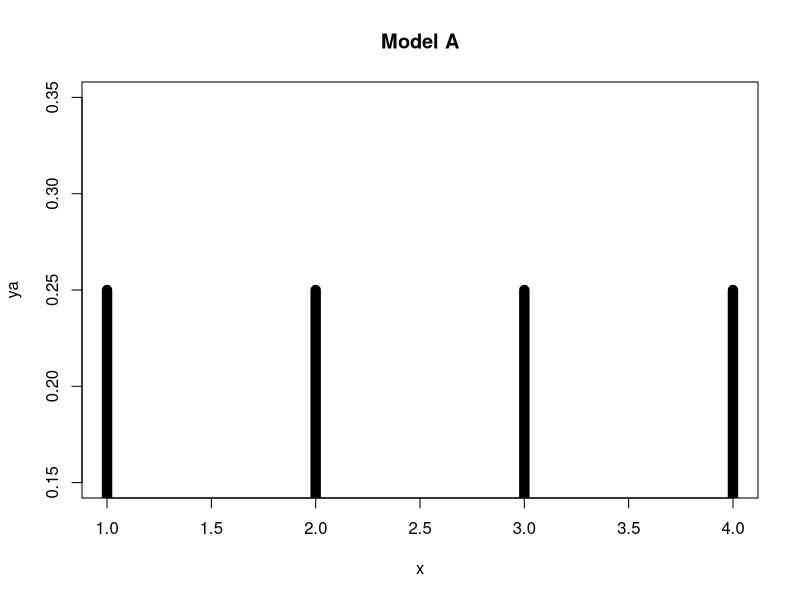
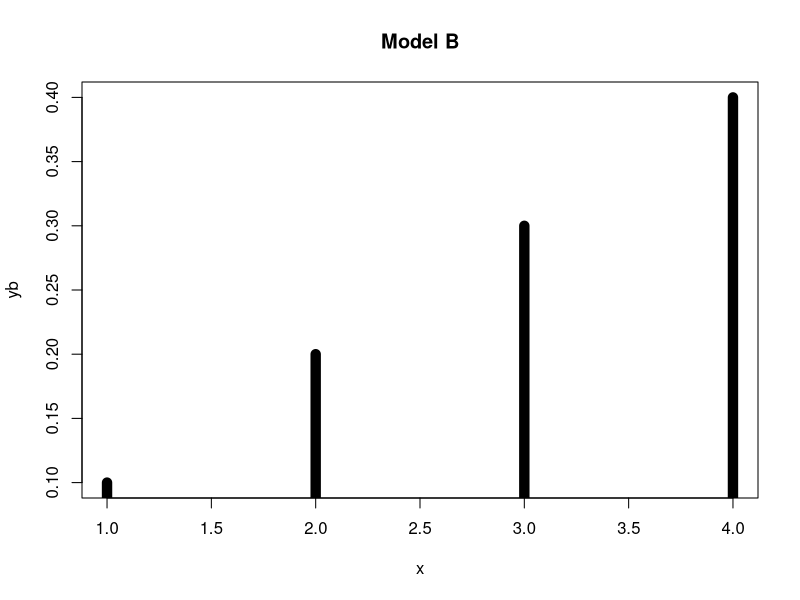
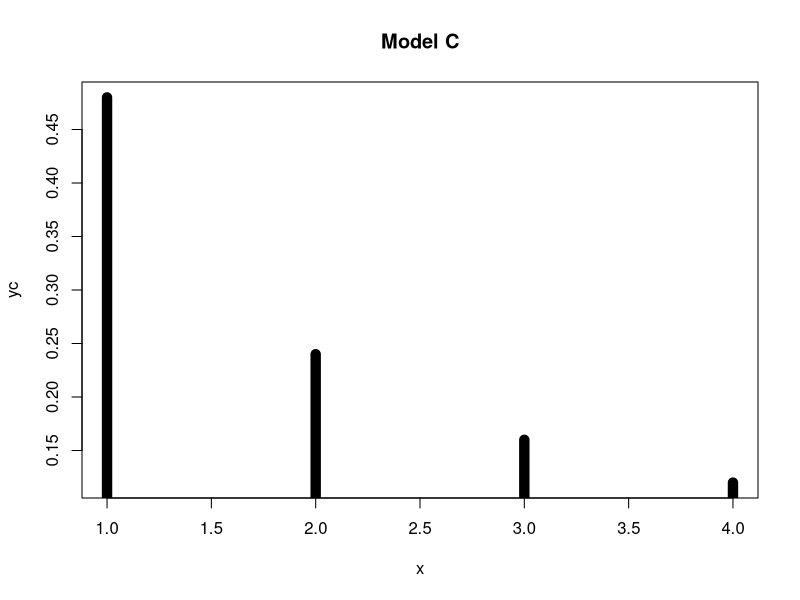
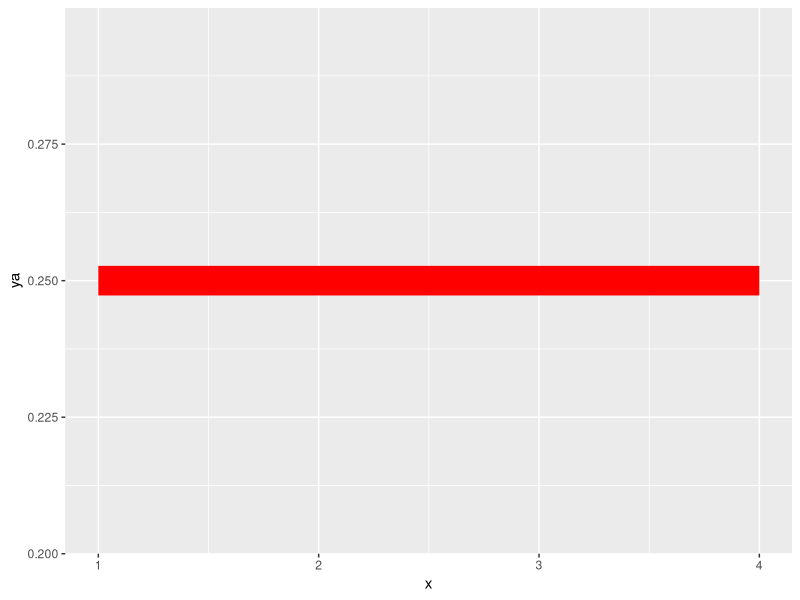
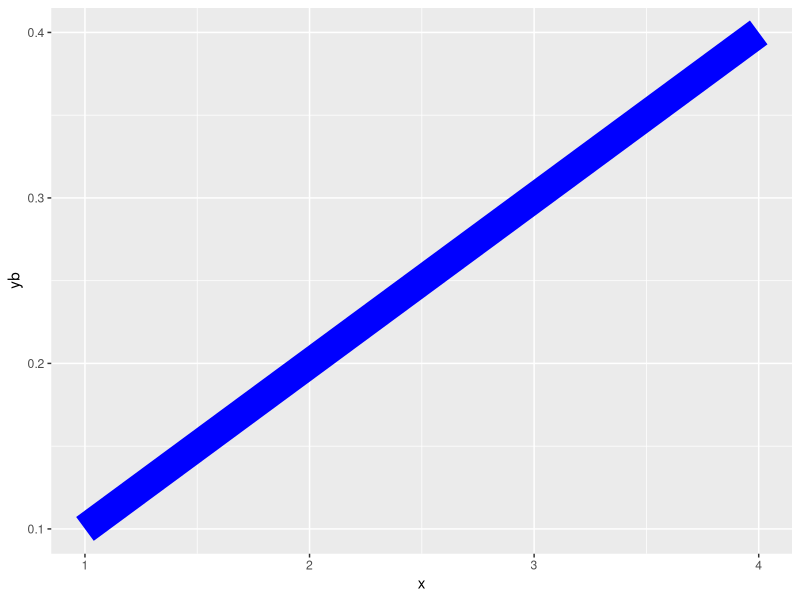
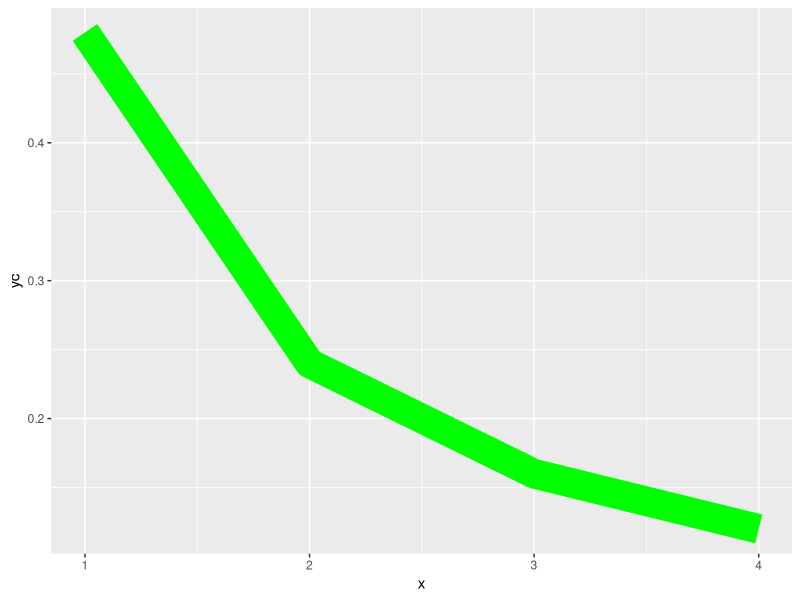

Write the R code that produced these figures, in order.
# Exercises chapter 2

# 2.1
# model a

ma = function(x) rep(1/4, length(x))

# model b

mb = function(x) x/10

# model c

mc = function(x) 12/(25*x)

ma(1:4)
mb(1:4)
mc(1:4)
 


x=1:4
ya=ma(x)


plot(ya~x, type = "h", lwd = 10, main = "Model A")

yb = mb(x)

plot(yb~x, type = "h", lwd = 10, main = "Model B")

yc = mc(x)

plot(yc~x, type = "h", lwd = 10, main = "Model C")

sum(ya)
sum(yb)
sum(yc)

# Using GGPLOT
# 

dfa = data.frame(x =x, ya = ya)
dfb = data.frame(x=x,yb = yb)
dfc = data.frame(x=x, yc = yc)

library(ggplot2)
ga = ggplot(dfa, aes(x = x, y = ya, col=I("red"))) + geom_line(lwd = 10)
gb = ggplot(dfb, aes(x = x, y = yb, col = I("blue") )) + geom_line(lwd = 10)
gc = ggplot(dfc, aes(x=x,y=yc, col = I("green"))) + geom_line(lwd = 10)
 
ga
gb
gc

# Ex2.2
# 

# What would be expected under 100 rolls of such a die?
100*ya
100*yb
100*yc
